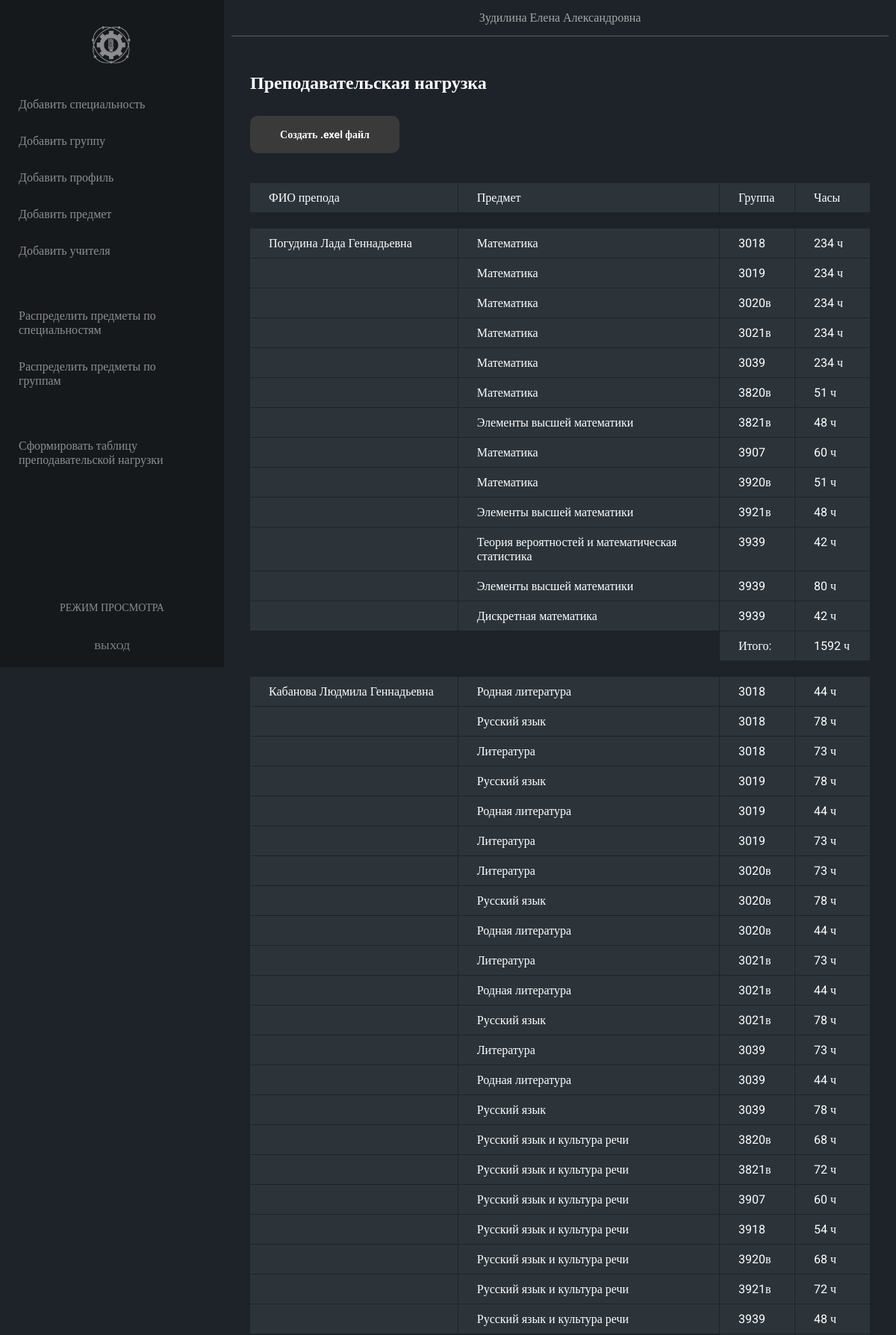
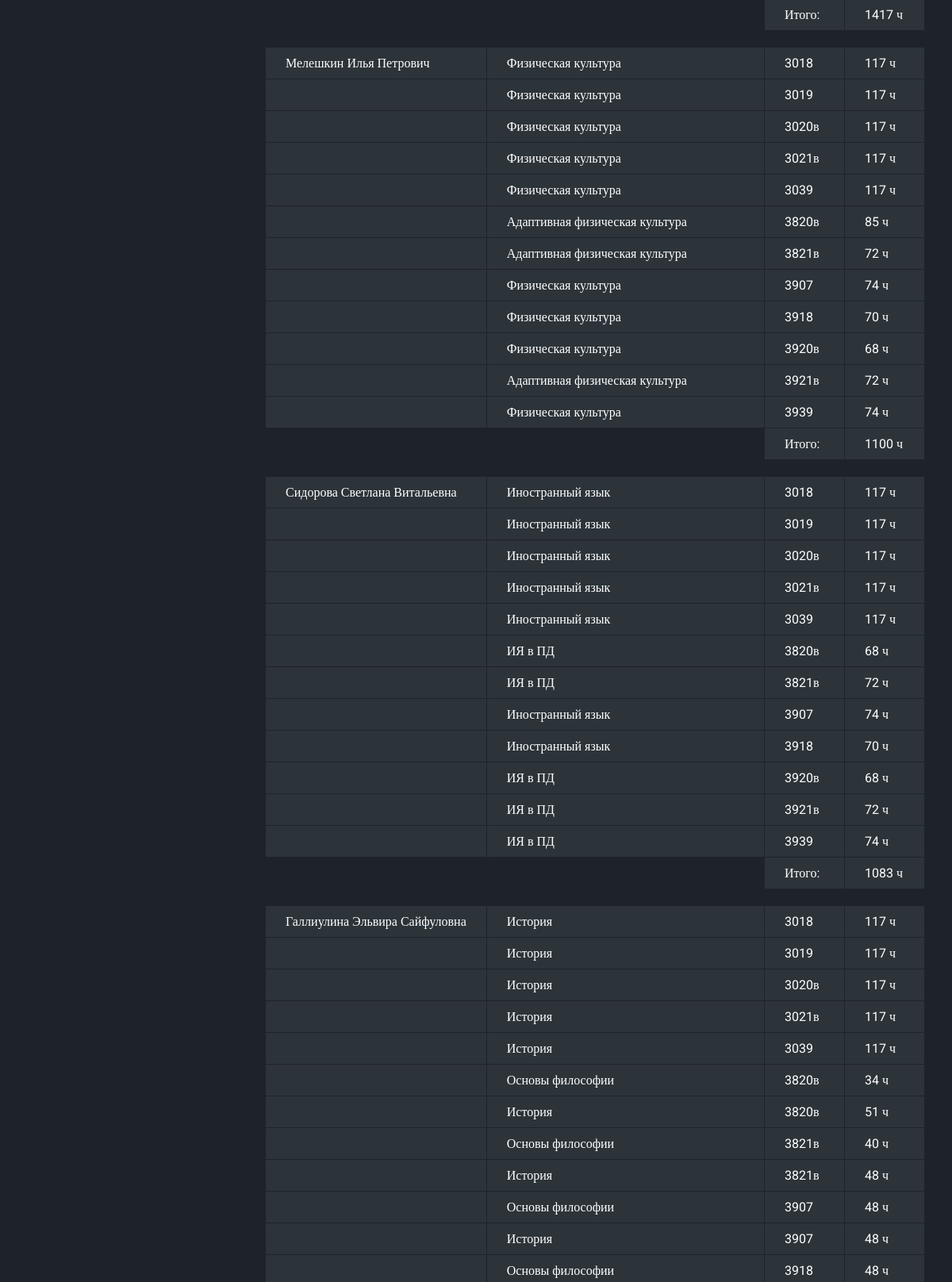
Screenshot of /pages/admin/create_table.php (signed in, upper part) with the database file from the repository (2 pictures, top to bottom).
### tables this page shows
CREATE TABLE `groups` (
  `id_group` varchar(6) NOT NULL,
  `id_specialization` varchar(8) NOT NULL
);

CREATE TABLE `subjects` (
  `id_subject` int(11) NOT NULL,
  `id_profile` int(11) NOT NULL,
  `subject_name` varchar(255) NOT NULL,
  `subject_desc` varchar(255) DEFAULT NULL,
  `subject_hours` int(11) NOT NULL
);

### php/generate_table.php (called while the page is built)
<?php
require_once __DIR__ . './connection.php';
$subjects = mysqli_fetch_all(
    mysqli_query(
        $link,
        "SELECT
            `groups`.`id_group`,
            `subjects`.`subject_name`,
            `subjects`.`subject_hours`,
            `profiles`.`profile_name`,
            `profiles`.`id_profile`
        FROM
            `groups`,
            `subjects`,
            `group-subject`,
            `profiles`
        WHERE
            `group-subject`.`id_group` = `groups`.`id_group` AND
            `group-subject`.`id_subject`= `subjects`.`id_subject` AND
            `subjects`.`id_profile`= `profiles`.`id_profile`
        ORDER BY
            `groups`.`id_group`;"
    ),
    MYSQLI_ASSOC
);
$teachers = mysqli_fetch_all(
    mysqli_query(
        $link,
        "SELECT
            `teachers`.`id_teacher`,
            `fio`,
            `profiles`.`id_profile`,
            `profile_name`
        FROM
            `teachers`,
            `profiles`,
            `teacher-profile`
        WHERE
            `teachers`.id_teacher = `teacher-profile`.`id_teacher` AND
            `teacher-profile`.`id_profile` = `profiles`.`id_profile`;"
    ),
    MYSQLI_ASSOC
);
$total = [];
foreach ($subjects as $key => $subject)
{
    foreach ($teachers as $index => $teacher)
    {
        if($teacher['id_profile'] === $subject['id_profile'])
        {
            $isInArray = false;
            $teacherPosInArray = 0;
            foreach ($total as $k => $group)
            {
                if ($total[$k]['fio'] === $teacher['fio'])
                {
                    $isInArray = true;
                        $teacherPosInArray = $k;
                }
            }
            if ($isInArray)
            {
                array_push(
                    $total[$teacherPosInArray]['subjects'],
                    [$subject['subject_name'], $subject['id_group'], $subject['subject_hours']]
                );
                break;
            }
            else
            {
                array_push(
                    $total,
                    [
                        'fio' => $teacher['fio'],
                        'subjects' => [
                            [$subject['subject_name'], $subject['id_group'], $subject['subject_hours']]
                        ]
                    ]
                );
                break;
            }
            break;
        }
    }
}
foreach($total as $n => $prepod)
{
    $sum = 0;
    foreach($prepod['subjects'] as $j => $subject)
    {
        $sum += $subject[2];
    }
    $total[$n]['hours'] = $sum;
}

### pages/admin/create_table.php (the view, shortened to what this page needs)
<?php
include_once('./../../php/generate_table.php');
?>
<!DOCTYPE html>
<html lang='ru'>
<head>
    <link rel='stylesheet' href='./../../styles/style.css'>
</head>
<body>
    <?php include './includes/nav.php'; ?>
    <main>
        <?php include './includes/header.php'; ?>
        <section>
            <h2 style="padding: 15px 0;"> Преподавательская нагрузка </h2>
            <a href="./../../php/createExelFile.php" class="create-teacher-file" style="margin: 15px 0 40px 0"> Создать .exel файл</a>
            <div class="workload_teacher">
                <p class="heading"> ФИО препода </p>
                <p class="heading"> Предмет </p>
                <p class="heading"> Группа </p>
                <p class="heading"> Часы </p>
                <p class="br"/><p class="br"/><p class="br"/><p class="br"/>
                <?php
                    foreach($total as $tchr)
                    {
                        $nameIsOut = false;
                        foreach($tchr['subjects'] as $subjs)
                        {
                            echo ($nameIsOut) ? '<p class="tchr"> </p>' : '<p class="tchr">'. $tchr['fio'] .'</p>';
                            $nameIsOut = true;
                            foreach($subjs as $s)
                            {
                                echo '<p class="data">' . $s . '</p>';
                            }
                        }
                        echo '<p class="br"/><p class="br"/><p class="data"> Итого: </p> <p class="data">'.$tchr['hours'].'</p>';
                        echo '<p class="br"/><p class="br"/><p class="br"/><p class="br"/>';
                    }
                ?>
            </div>
        </section>
    </main>
</body>
</html>

### styles/style.css (style rules this page uses)
*, *::after, *::before { box-sizing: border-box; margin: 0; padding: 0; }
a { text-decoration: none; color: #000000; }
html, body { width: 100%; }
html { height: 100%; }
body, input, a, textarea { font-family: "Roboto", serif; }
body { min-height: 100%; color: #FFFFFF; background-color: #1d2329; display: flex; flex-flow: row nowrap; }
main { display: flex; flex-flow: column nowrap; flex-grow: 1; }
main section { padding: 35px; }
section { width: 100%; padding: 25px; }
.update-subjects-group, .clear-subjects-group, .create-teacher-file { font-size: 14px; font-weight: bold; display: flex; align-items: center; justify-content: center; width: 200px; min-height: 50px; cursor: pointer; transition: 0.8s background, 0.6s border-radius; letter-spacing: unset; color: #FFFFFF; border-radius: 10px; background-color: #3A3A3A; }
.workload_teacher { display: grid; margin-top: 25px; grid-gap: 1px; grid-template-columns: minmax(-webkit-min-content, -webkit-max-content) 1fr minmax(100px, -webkit-min-content) minmax(100px, -webkit-min-content); grid-template-columns: minmax(min-content, max-content) 1fr minmax(100px, min-content) minmax(100px, min-content); }
.workload_teacher > p { padding: 10px 25px; }
.workload_teacher > p:nth-child(4n+3), .workload_teacher > p:nth-child(4n+4) { text-align: left; }
.workload_teacher > p:not(.br):not(.heading):nth-child(4n+4)::after { content: " ч"; }
.workload_teacher > p.tchr, .workload_teacher > p.data, .workload_teacher > p.heading { background-color: #2C343A; }

### rows the page displays
groups: fio "Погудина Лада Геннадьевна", subjects.subject_name "Математика", id_group "3018", subjects.subject_hours "234", fio "Кабанова Людмила Геннадьевна", subjects.subject_name "Родная литература", subjects.subject_hours "44", subjects.subject_name "Русский язык", subjects.subject_hours "78", subjects.subject_name "Литература", subjects.subject_hours "73", fio "Мелешкин Илья Петрович", s "Физическая культура", subjects.subject_hours "117", fio "Сидорова Светлана Витальевна", subjects.subject_name "Иностранный язык", fio "Галлиулина Эльвира Сайфуловна", s "История"
groups: subjects.subject_name "Математика", id_group "3019", subjects.subject_hours "234", subjects.subject_name "Русский язык", subjects.subject_hours "78", subjects.subject_name "Родная литература", subjects.subject_hours "44", subjects.subject_name "Литература", subjects.subject_hours "73", s "Физическая культура", subjects.subject_hours "117", subjects.subject_name "Иностранный язык", s "История"
groups: subjects.subject_name "Математика", id_group "3020в", subjects.subject_hours "234", subjects.subject_name "Литература", subjects.subject_hours "73", subjects.subject_name "Русский язык", subjects.subject_hours "78", subjects.subject_name "Родная литература", subjects.subject_hours "44", s "Физическая культура", subjects.subject_hours "117", subjects.subject_name "Иностранный язык", s "История"
groups: subjects.subject_name "Математика", id_group "3021в", subjects.subject_hours "234", subjects.subject_name "Литература", subjects.subject_hours "73", subjects.subject_name "Родная литература", subjects.subject_hours "44", subjects.subject_name "Русский язык", subjects.subject_hours "78", s "Физическая культура", subjects.subject_hours "117", subjects.subject_name "Иностранный язык", s "История"
groups: subjects.subject_name "Математика", id_group "3039", subjects.subject_hours "234", subjects.subject_name "Литература", subjects.subject_hours "73", subjects.subject_name "Родная литература", subjects.subject_hours "44", subjects.subject_name "Русский язык", subjects.subject_hours "78", s "Физическая культура", subjects.subject_hours "117", subjects.subject_name "Иностранный язык", s "История"
groups: subjects.subject_name "Математика", id_group "3820в", subjects.subject_hours "51", subjects.subject_name "Русский язык и культура речи", subjects.subject_hours "68", subjects.subject_name "Адаптивная физическая культура", subjects.subject_hours "85", subjects.subject_name "ИЯ в ПД", subjects.subject_name "Основы философии", subjects.subject_hours "34", s "История"
groups: subjects.subject_name "Элементы высшей математики", id_group "3821в", subjects.subject_hours "48", subjects.subject_name "Русский язык и культура речи", subjects.subject_hours "72", subjects.subject_name "Адаптивная физическая культура", subjects.subject_name "ИЯ в ПД", subjects.subject_name "Основы философии", subjects.subject_hours "40", s "История"
groups: subjects.subject_name "Математика", id_group "3907", subjects.subject_hours "60", subjects.subject_name "Русский язык и культура речи", s "Физическая культура", subjects.subject_hours "74", subjects.subject_name "Иностранный язык", subjects.subject_name "Основы философии", subjects.subject_hours "48"
groups: subjects.subject_name "Математика", id_group "3920в", subjects.subject_hours "51", subjects.subject_name "Русский язык и культура речи", subjects.subject_hours "68", s "Физическая культура", subjects.subject_name "ИЯ в ПД"
groups: subjects.subject_name "Элементы высшей математики", id_group "3921в", subjects.subject_hours "48", subjects.subject_name "Русский язык и культура речи", subjects.subject_hours "72", subjects.subject_name "Адаптивная физическая культура", subjects.subject_name "ИЯ в ПД"
groups: subjects.subject_name "Теория вероятностей и математическая статистика", id_group "3939", subjects.subject_hours "42", subjects.subject_name "Элементы высшей математики", subjects.subject_hours "80", subjects.subject_name "Дискретная математика", subjects.subject_name "Русский язык и культура речи", subjects.subject_hours "48", s "Физическая культура", subjects.subject_hours "74", subjects.subject_name "ИЯ в ПД"
groups: subjects.subject_name "Русский язык и культура речи", id_group "3918", subjects.subject_hours "54", s "Физическая культура", subjects.subject_hours "70", subjects.subject_name "Иностранный язык", subjects.subject_name "Основы философии", subjects.subject_hours "48"

### other values shown
$_COOKIE['id_admin'] "Зудилина Елена Александровна"
$tchr['hours'] "1592"
$tchr['hours'] "1417"
$tchr['hours'] "1100"
$tchr['hours'] "1083"
$s "История"
$s "3907"
$s "48"
